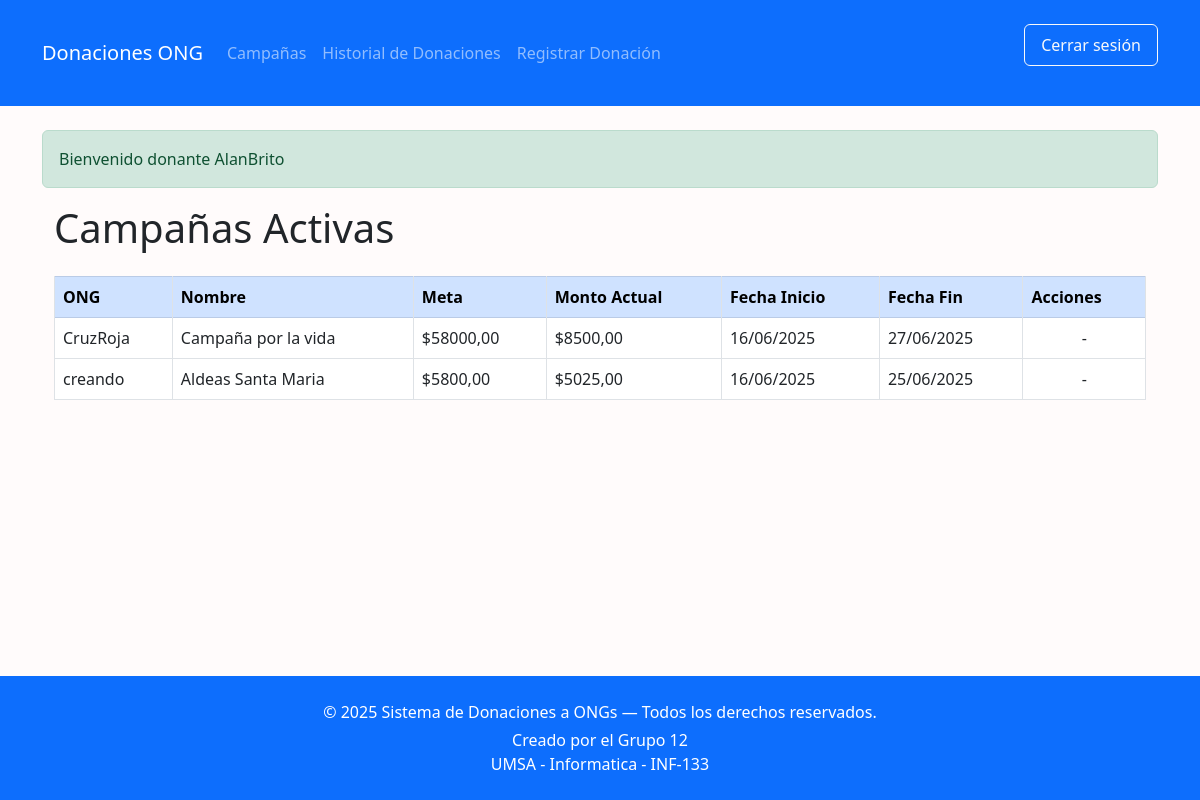
Page /campaña/ (signed in) on the committed database.
### core/models.py (models this page shows, shortened)
class Campaña(models.Model):
    ong = models.ForeignKey('ONG', on_delete=models.CASCADE)
    nombre = models.CharField(max_length=100)
    monto_actual = models.DecimalField(max_digits=10, decimal_places=2, default=0)
    meta = models.DecimalField(
        max_digits=10,
        decimal_places=2,
        validators=[MinValueValidator(0.01)]  # mínimo 0.01
    )
    descripcion = models.TextField(default='')
    fecha_inicio = models.DateField()
    fecha_fin = models.DateField()

class ONG(models.Model):
    user = models.OneToOneField(User, on_delete=models.CASCADE)
    descripcion = models.TextField()
    direccion = models.CharField(max_length=200)

### core/templatetags/custom_tags.py (called while the page is built)
@register.filter
def tiene_attr(obj, attr):
    return hasattr(obj, attr)

### core/views.py (called while the page is built)
@login_required
def mostrar_campañas(request):
    campañas = Campaña.objects.all()
    return render(request, 'core/mostrar_campañas.html', {'campañas': campañas})

### core/templates/core/mostrar_campañas.html (shortened to what this page needs)
{% extends 'core/base.html' %}
{% block content %}
<div class="container">
  <h1 class="mb-4">Campañas Activas</h1>
  <div class="table-responsive">
    <table class="table table-bordered table-hover align-middle">
      <thead class="table-primary">
        <tr>
          <th>ONG</th>
          <th>Nombre</th>
          <th>Meta</th>
          <th>Monto Actual</th>
          <th>Fecha Inicio</th>
          <th>Fecha Fin</th>
          {% if request.user.is_authenticated %}
            <th>Acciones</th>
          {% endif %}
        </tr>
      </thead>
      <tbody>
        {% for campaña in campañas %}
        <tr>
          <td>{{ campaña.ong.user.username }}</td>
          <td>{{ campaña.nombre }}</td>
          <td>${{ campaña.meta|floatformat:2 }}</td>
          <td>${{ campaña.monto_actual|floatformat:2 }}</td>
          <td>{{ campaña.fecha_inicio|date:"d/m/Y" }}</td>
          <td>{{ campaña.fecha_fin|date:"d/m/Y" }}</td>
          {% if request.user.is_authenticated and request.user.is_superuser or request.user.ong == campaña.ong %}
          <td>
             <a href="{% url 'editar_campaña' campaña.id %}" class="btn btn-sm btn-warning me-2">Editar</a>
    <a href="{% url 'eliminar_campaña' campaña.id %}" class="btn btn-sm btn-danger">Eliminar</a>
  </td>
{% else %}
          <td class="text-center">-</td>
          {% endif %}
        </tr>
        {% empty %}
        <tr>
          <td colspan="7" class="text-center">No hay campañas registradas.</td>
        </tr>
        {% endfor %}
      </tbody>
    </table>
  </div>
</div>
{% endblock %}

### core/templates/core/base.html (shortened to what this page needs)
{% load static %}
{% load custom_tags %}
<!DOCTYPE html>
<html lang="es">
<head>
    <link href="https://cdn.jsdelivr.net/npm/bootstrap@5.3.0/dist/css/bootstrap.min.css" rel="stylesheet">
    {% block extra_css %}
     <link href="{% static 'css/styles.css' %}" rel="stylesheet">
    {% endblock %}
</head  class="d-flex flex-column min-vh-100">
<body>
    <nav class="navbar navbar-expand-lg navbar-dark bg-primary">
        <div class="container">
            <a class="navbar-brand" href="{% url 'home' %}">Donaciones ONG</a>
            <div class="collapse navbar-collapse" id="navbarContent">
                <ul class="navbar-nav me-auto mb-2 mb-lg-0">
                    {% if user.is_authenticated %}
                        {% if user.is_superuser %}
                            <li class="nav-item"><a class="nav-link" href="{% url 'mostrar_campañas' %}">Campañas</a></li>
                            <li class="nav-item"><a class="nav-link" href="{% url 'crear_campaña' %}">Crear Campaña</a></li>
                            <li class="nav-item"><a class="nav-link" href="{% url 'listar_donaciones' %}">Historial de Donaciones</a></li>
                            <li class="nav-item"><a class="nav-link" href="{% url 'crear_donacion' %}">Registrar Donación</a></li>
                        {% elif user|tiene_attr:"ong" %}
                            <li class="nav-item"><a class="nav-link" href="{% url 'mostrar_campañas' %}">Campañas</a></li>
                            <li class="nav-item"><a class="nav-link" href="{% url 'crear_campaña' %}">Crear Campaña</a></li>
                            <li class="nav-item"><a class="nav-link" href="{% url 'listar_donaciones' %}">Historial de Donaciones</a></li>
                        {% elif user|tiene_attr:"donante" %}
                            <li class="nav-item"><a class="nav-link" href="{% url 'mostrar_campañas' %}">Campañas</a></li>
                            <li class="nav-item"><a class="nav-link" href="{% url 'listar_donaciones' %}">Historial de Donaciones</a></li>
                            <li class="nav-item"><a class="nav-link" href="{% url 'crear_donacion' %}">Registrar Donación</a></li>
                        {% endif %}
                    {% endif %}
                </ul>
                {% if user.is_authenticated %}
                    <form method="post" action="{% url 'logout' %}" class="d-flex">
                        <button class="btn btn-outline-light" type="submit">Cerrar sesión</button>
                    </form>
                {% endif %}
            </div>
        </div>
    </nav>
    <main class="container my-4">
        {% if user.is_authenticated %}
            {% if user.is_superuser %}
                <div class="alert alert-info">Bienvenido administrador {{ user.username }}</div>
            {% elif user|tiene_attr:"donante" %}
                <div class="alert alert-success">Bienvenido donante {{ user.username }}</div>
            {% elif user|tiene_attr:"ong" %}
                <div class="alert alert-warning">ONG: {{ user.username }}</div>
            {% endif %}
        {% endif %}
        {% block content %}
        {% endblock %}
    </main>
    <footer class="footer bg-primary text-white text-center py-4 mt-5">
        <div class="container">
            <p class="mb-1">&copy; 2025 Sistema de Donaciones a ONGs — Todos los derechos reservados.</p>
            <p class="mb-0">Creado por el Grupo 12</p>
            <p class="mb-0">UMSA - Informatica - INF-133 </p>
        </div>
    </footer>
</body>
</html>

### core/static/css/styles.css (style rules this page uses)
html, body { height: 100%; margin: 0; }
body { display: flex; flex-direction: column; min-height: 100vh; background-color: #fffafab7; font-family: 'Segoe UI', Tahoma, Geneva, Verdana, sans-serif; }
main { flex: 1 0 auto; }
footer { flex-shrink: 0; background-color: #0d6efd; color: white; text-align: center; padding: 1rem 0; }
h1, h2, h3 { margin-bottom: 1rem; }
table { width: 100%; border-collapse: collapse; margin-bottom: 1.5rem; }
table th, table td { border: 1px solid #dee2e6; padding: 0.75rem; vertical-align: middle; }
table th { background-color: #0d6efd; color: white; text-align: left; }
button, .btn { border-radius: 0.375rem; padding: 0.5rem 1rem; }
a { color: #0d6efd; text-decoration: none; }
form { max-width: 600px; margin-bottom: 2rem; }
form button { margin-top: 1rem; }
.alert-success { background-color: #d1e7dd; border-color: #badbcc; color: #0f5132; }

### rows in the picture
Campaña: ong.user.username "CruzRoja", nombre "Campaña por la vida", meta "58000,00", monto_actual "8500,00", fecha_inicio "16/06/2025", fecha_fin "27/06/2025"
Campaña: ong.user.username "creando", nombre "Aldeas Santa Maria", meta "5800,00", monto_actual "5025,00", fecha_inicio "16/06/2025", fecha_fin "25/06/2025"

### other values in the picture
{{ user.username }} "AlanBrito"
